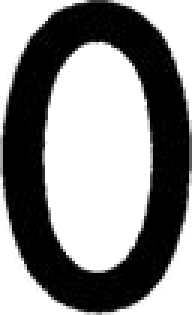
#> input picture generate_plate_USSR/car_number/0.png, 64 x 105 px (shown 3 times larger); its folder holds only this picture in this run
$ python gen_rus_plate4.py car_number/0.png
#> lines starting #> are read from the running program, lines starting #| are printed output that depends on the picture
#-*- coding: utf-8 -*-
# ГОСТ Р 50577-2018 http://docs.cntd.ru/document/1200160380
# auto

from PIL import Image, ImageFont, ImageDraw
import os
import itertools
import sys
import matplotlib.pyplot as plt
import cv2
import numpy as np
import glob, random
import json
import math

# [4 lines left out: function imgs, not called in this run]

class DATA(object):
   def __init__(self):
       self.file = {}
       self.label = {}

   def parseIMG(self, dir_name):
       path = dir_name+"/"
       print ("PARSING",path)
       for r, d, f in os.walk(path):
           for ix, file in enumerate(f[:20]):#[:20000]
                           #print (file)
                      if ".png" in file: #".jpg" or
                          img = cv2.imread(os.path.join(r, file))
                          self.file[file.split(".")[0]] = [os.path.join(r, file), img]
                      if ".jpg" in file: #".jpg" or
                          img = cv2.imread(os.path.join(r, file))
                          self.file[file.split(".")[0]] = [os.path.join(r, file), img]
                      if ".json" in file:
                          #jsf = open(os.path.join(r, file), 'r')
                          self.label[file.split(".")[0]] = [os.path.join(r, file)]
#spec = {"size": (112,520),
#        "len_text": 6,
#        "height":[]}
BG = DATA()
BG.parseIMG("bgs")

def euler_to_mat(yaw, pitch, roll):
    # Rotate clockwise about the Y-axis
    c, s = math.cos(yaw), math.sin(yaw)
    M = np.matrix([[  c, 0.,  s],
                      [ 0., 1., 0.],
                      [ -s, 0.,  c]])

    # Rotate clockwise about the X-axis
    c, s = math.cos(pitch), math.sin(pitch)
    M = np.matrix([[ 1., 0., 0.],
                      [ 0.,  c, -s],
                      [ 0.,  s,  c]]) * M

    # Rotate clockwise about the Z-axis
    c, s = math.cos(roll), math.sin(roll)
    M = np.matrix([[  c, -s, 0.],
                      [  s,  c, 0.],
                      [ 0., 0., 1.]]) * M

    return M

def make_affine_transform(from_shape, to_shape,
                          min_scale, max_scale,
                          scale_variation=1.0,
                          rotation_variation=1.0,
                          translation_variation=1.0):
    out_of_bounds = False

    from_size = np.array([[from_shape[1], from_shape[0]]]).T
    to_size = np.array([[to_shape[1], to_shape[0]]]).T

    scale = random.uniform((min_scale + max_scale) * 0.5 -
                           (max_scale - min_scale) * 0.5 * scale_variation,
                           (min_scale + max_scale) * 0.5 +
                           (max_scale - min_scale) * 0.5 * scale_variation)
    if scale > max_scale or scale < min_scale:
        out_of_bounds = True
    roll = random.uniform(-0.3, 0.3) * rotation_variation
    pitch = random.uniform(-0.2, 0.2) * rotation_variation
    yaw = random.uniform(-1.2, 1.2) * rotation_variation

    # Compute a bounding box on the skewed input image (`from_shape`).
    M = euler_to_mat(yaw, pitch, roll)[:2, :2]
    h, w = from_shape
    corners = np.matrix([[-w, +w, -w, +w],
                            [-h, -h, +h, +h]]) * 0.5
    skewed_size = np.array(np.max(M * corners, axis=1) -
                              np.min(M * corners, axis=1))

    # Set the scale as large as possible such that the skewed and scaled shape
    # is less than or equal to the desired ratio in either dimension.
    scale *= np.min(to_size / skewed_size)

    # Set the translation such that the skewed and scaled image falls within
    # the output shape's bounds.
    trans = (np.random.random((2,1)) - 0.5) * translation_variation
    trans = ((2.0 * trans) ** 5.0) / 2.0
    if np.any(trans < -0.5) or np.any(trans > 0.5):
        out_of_bounds = True
    trans = (to_size - skewed_size * scale) * trans

    center_to = to_size / 2.
    center_from = from_size / 2.

    M = euler_to_mat(yaw, pitch, roll)[:2, :2]
    M *= scale
    M = np.hstack([M, trans + center_to - M * center_from])

    return M, out_of_bounds

# [40 lines left out: functions generate_im, generate_bg, not called in this run]


class GenPlate():
    def __init__(self):
        self.font = ImageFont.truetype("fonts/RoadNumbers2.0.ttf", size=500)
        self.plate = 0
        self.PADDING_H = 36
        self.H_WORD = 58
        self.H_NUM = 76
        self.PADDING_LEFT = 38#41
        self.t = ""
        self.full_text = ""
        self.LETTER = "ABEKMHOPCTYX"
        self.DIGIT = "0123456789"
        self.all_speasing = 0
    def gen(self, h_word, pad_top, speasing):  #h_word, pad_top, speasing
        (width, baseline), (offset_x, offset_y) = self.font.font.getsize(self.t)
        img = Image.new("RGBA", (width, baseline), (255,255,255))
        draw = ImageDraw.Draw(img)
        draw.text((abs(offset_x), abs(offset_y)), self.t, (0,0,0), font=self.font)
        shape = np.array(img).shape
        h = shape[0]
        w = shape[1]
        kef = h_word/h
        x_x = self.font.getmask(self.t).getbbox()[0]
        x_x = int(x_x * kef)
        dim = (int(w*kef),h_word)
        #---------------------------------->
        M, out_of_bounds = make_affine_transform(
                            from_shape=shape[:2],
                            to_shape=shape[:2],
                            min_scale=0.6,
                            max_scale=0.875,
                            rotation_variation=1.0,
                            scale_variation=1.0,
                            translation_variation=1.0)
        plate = cv2.warpAffine(np.array(img), M, (shape[1], shape[0]))

        plate_mask_t = np.zeros(np.array(img).shape)
        plate_mask_t[:,:,:] = 255
        #plate = cv2.warpAffine(plate, M, (shape[1], shape[0]))
        plate_mask = cv2.warpAffine(plate_mask_t, M, (shape[1], shape[0]))
        img = np.array(img)
        #imgs(plate_mask_t)
        for iw in range(plate_mask.shape[0]):
            for ih in range(plate_mask.shape[1]):
                for ic in range(plate_mask.shape[2]):
                    if plate_mask[iw,ih,ic] == 255:
                        plate_mask_t[iw,ih,ic] = plate[iw,ih,ic]  #255#
                        #plate_mask_t[iw,ih,ic] = 255#plate[iw,ih,ic]
        img = cv2.resize(np.array(plate_mask_t),dim)

        #imgs(img)
        self.plate[pad_top:(pad_top+h_word), (self.PADDING_LEFT-x_x):((self.PADDING_LEFT-x_x)+int(w*kef))] = img[:,:,0]#255#
        self.PADDING_LEFT += (img.shape[1]-self.font.getmask(self.t).getbbox()[0]//2)
        self.PADDING_LEFT += speasing

    # [16 lines left out: function gen2, not called in this run]
#        print (dim, self.t, x_x)

    def clear_plate(self):
        plate = np.zeros((112,520)) #np.ones
        for ix in range(plate.shape[0]):
            for iy in range(plate.shape[1]):
                if plate[ix,iy] == 0:
                     plate[ix,iy] = 255
        return plate

    # [28 lines left out: function gen_text_plate2, not called in this run]

    def gen_text_plate(self):
        self.plate = self.clear_plate()#np.ones((112,520))
        self.full_text = ""
        self.t = random.choice(self.LETTER)
        self.full_text += self.t
        self.gen(test.H_WORD, test.PADDING_H, 21)

        self.t = random.choice(self.DIGIT)#"9"
        self.full_text += self.t
        self.gen(test.H_NUM, test.PADDING_H//2, 11)

        self.t = random.choice(self.DIGIT)#"7"
        self.full_text += self.t
        self.gen(test.H_NUM, test.PADDING_H//2, 11)

        self.t = random.choice(self.DIGIT)#"6"
        self.full_text += self.t
        self.gen(test.H_NUM, test.PADDING_H//2, 21)

        self.t = random.choice(self.LETTER)#"m"
        self.full_text += self.t
        self.gen(test.H_WORD, test.PADDING_H, 11)

        self.t = random.choice(self.LETTER)#"m"
        self.full_text += self.t
        self.gen(test.H_WORD, test.PADDING_H, 11)

        self.PADDING_LEFT = 41
OUTPUT_SHAPE = (64, 128)
test = GenPlate()

# [5 lines left out: function generate_ims, not called in this run]


#Получить координаты
COORD = DATA()
COORD.parseIMG("car_number")
#> call 2 of parseIMG, with dir_name = 'car_number'
#> in parseIMG, img is the input picture: shape (105, 64, 3); min 0, max 255, mean 139.1
# [6 lines of commented-out code are left out]

test.gen_text_plate()
#> in gen, `img = Image.new("RGBA", (width, baseline), (255,255,255))`: img: PIL image 228x244 RGBA; every value is 255
#> in gen, `plate_mask = cv2.warpAffine(plate_mask_t, M, (shape[1], shape[0]))`: plate_mask_t: shape (244, 228, 4) float64; every value is 255
#> in gen (call 2), `img = Image.new("RGBA", (width, baseline), (255,255,255))`: img: PIL image 215x321 RGBA; every value is 255
#> in gen (call 2), `plate_mask = cv2.warpAffine(plate_mask_t, M, (shape[1], shape[0]))`: plate_mask_t: shape (321, 215, 4) float64; every value is 255
#> in gen (call 2), `self.plate[pad_top:(pad_top+h_word), (self.PADDING_LEFT-x_x):((self.PA..`: self.plate: shape (112, 520) float64; min 0, max 255, mean 248.5
#> call 3 of gen, with h_word = 76, pad_top = 18, speasing = 11
#> in gen (call 3), `img = Image.new("RGBA", (width, baseline), (255,255,255))`: img: PIL image 213x323 RGBA; every value is 255
#> in gen (call 3), `plate_mask = cv2.warpAffine(plate_mask_t, M, (shape[1], shape[0]))`: plate_mask_t: shape (323, 213, 4) float64; every value is 255
#> after the loop in gen (call 3), `for iw in range(plate_mask.shape[0]):`:
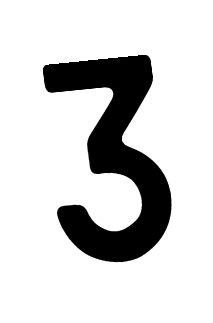
#> plate_mask_t: shape (323, 213, 4) float64; mean of channels 0, 1, 2, 3 211.4, 211.4, 211.4, 255; drawn as B, G, R
#> in gen (call 3), `self.plate[pad_top:(pad_top+h_word), (self.PADDING_LEFT-x_x):((self.PA..`: self.plate: shape (112, 520) float64; min 0, max 255, mean 245.6
#> call 4 of gen, with h_word = 76, pad_top = 18, speasing = 21
#> in gen (call 4), `img = Image.new("RGBA", (width, baseline), (255,255,255))`: img: PIL image 194x322 RGBA; every value is 255
#> in gen (call 4), `plate = cv2.warpAffine(np.array(img), M, (shape[1], shape[0]))`:
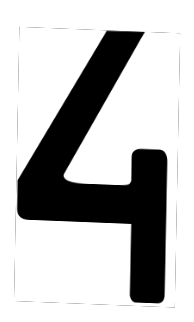
#> plate: shape (322, 194, 4); mean R, G, B, A 115.2, 115.2, 115.2, 180.1; transparent parts drawn white
#> in gen (call 4), `plate_mask = cv2.warpAffine(plate_mask_t, M, (shape[1], shape[0]))`: plate_mask_t: shape (322, 194, 4) float64; every value is 255
#> in gen (call 4), `self.plate[pad_top:(pad_top+h_word), (self.PADDING_LEFT-x_x):((self.PA..`: self.plate: shape (112, 520) float64; min 0, max 255, mean 241.8
#> in gen (call 5), `img = Image.new("RGBA", (width, baseline), (255,255,255))`: img: PIL image 194x246 RGBA; every value is 255
#> in gen (call 5), `plate_mask = cv2.warpAffine(plate_mask_t, M, (shape[1], shape[0]))`: plate_mask_t: shape (246, 194, 4) float64; every value is 255
#> in gen (call 5), `img = np.array(img)`:
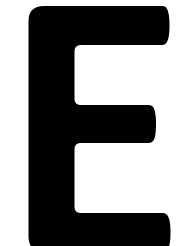
#> img: shape (246, 194, 4); mean R, G, B, A 143.4, 143.4, 143.4, 255
#> after the loop in gen (call 5), `for iw in range(plate_mask.shape[0]):`:
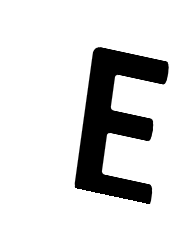
#> plate_mask_t: shape (246, 194, 4) float64; mean of channels 0, 1, 2, 3 218.4, 218.4, 218.4, 255; drawn as B, G, R
#> in gen (call 5), `self.plate[pad_top:(pad_top+h_word), (self.PADDING_LEFT-x_x):((self.PA..`: self.plate: shape (112, 520) float64; min 0, max 255, mean 240.1
#> in gen (call 6), `img = Image.new("RGBA", (width, baseline), (255,255,255))`: img: PIL image 186x249 RGBA; every value is 255
#> in gen (call 6), `plate = cv2.warpAffine(np.array(img), M, (shape[1], shape[0]))`:
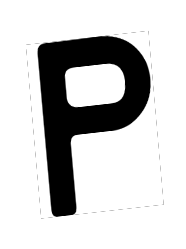
#> plate: shape (249, 186, 4); mean R, G, B, A 67.1, 67.1, 67.1, 118.4; transparent parts drawn white
#> in gen (call 6), `plate_mask = cv2.warpAffine(plate_mask_t, M, (shape[1], shape[0]))`: plate_mask_t: shape (249, 186, 4) float64; every value is 255
#> in gen (call 6), `img = np.array(img)`:
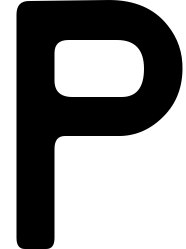
#> img: shape (249, 186, 4); mean R, G, B, A 144.4, 144.4, 144.4, 255
#> in gen (call 6), `self.plate[pad_top:(pad_top+h_word), (self.PADDING_LEFT-x_x):((self.PA..`:
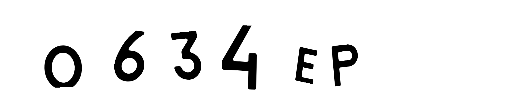
#> self.plate: shape (112, 520) float64; min 0, max 255, mean 237.9
###imgs(test.plate)
plt.imshow(test.plate)
plt.show()


# [44 lines of commented-out code are left out]
